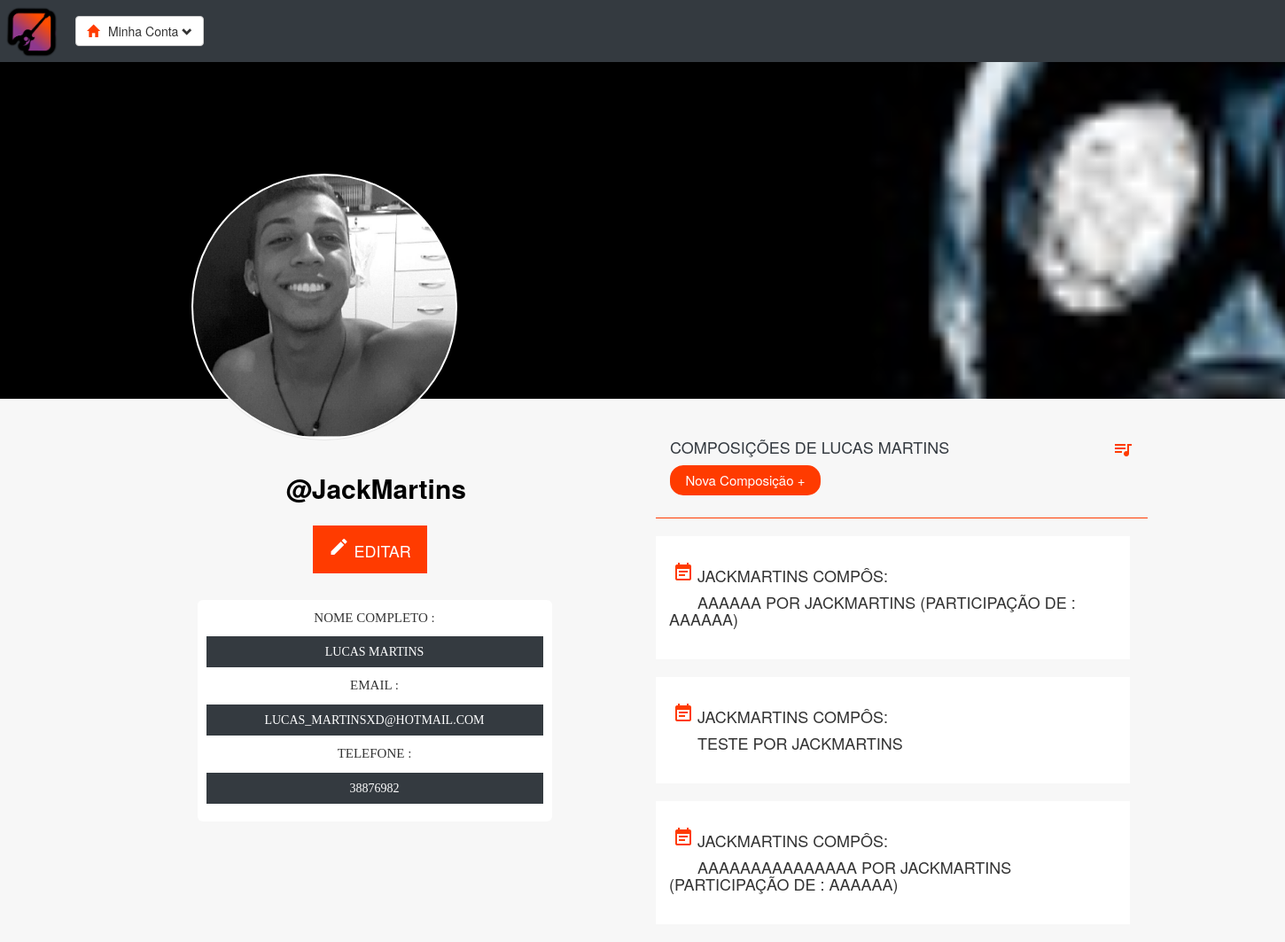
Screenshot of /teste.php (signed in) with the database file from the repository.
### tables this page shows
CREATE TABLE `usuario` (
  `id` int(10) UNSIGNED NOT NULL,
  `nome_completo` varchar(200) DEFAULT NULL,
  `nomedeusuario` varchar(100) DEFAULT NULL,
  `telefone` int(11) DEFAULT NULL,
  `email` varchar(50) DEFAULT NULL,
  `senha` varchar(200) DEFAULT NULL,
  `fotoperfil` varchar(200) DEFAULT NULL,
  `fotocapa` varchar(200) DEFAULT NULL
);

CREATE TABLE `publicacao` (
  `id` int(10) UNSIGNED NOT NULL,
  `usuario_id` int(10) DEFAULT NULL,
  `data_hora` datetime NOT NULL,
  `titulo` varchar(50) DEFAULT NULL,
  `categoria` varchar(45) DEFAULT NULL,
  `texto` varchar(1500) DEFAULT NULL,
  `participacao` varchar(45) DEFAULT NULL,
  `produzido` varchar(45) DEFAULT NULL,
  `escrito` varchar(45) DEFAULT NULL,
  `soundcloud` varchar(200) DEFAULT NULL,
  `youtube` varchar(200) DEFAULT NULL
);

### teste.php (the view, shortened to what this page needs)
<?php
include_once 'conexao.php';
try {
    $conn = new PDO("mysql:host=$servername;dbname=$mydb", $username, $password);
    $conn->setAttribute(PDO::ATTR_ERRMODE, PDO::ERRMODE_EXCEPTION);
    $sessaoid = $_SESSION['id'];
	$stmt = $conn->prepare("SELECT publicacao.id as idpost,publicacao.titulo,publicacao.texto,publicacao.participacao,publicacao.produzido,publicacao.escrito,publicacao.soundcloud,publicacao.youtube,publicacao.categoria,publicacao.data_hora,usuario.id,usuario.nomedeusuario,usuario.nome_completo,usuario.fotoperfil,usuario.fotocapa,usuario.email,usuario.telefone,usuario.senha from publicacao,usuario where usuario.id = $sessaoid  group by publicacao.data_hora;");
   $stmt->execute();
    $publii = $stmt->fetch();
}catch(PDOException $e)
    {
		echo $e;
    }
try {
    $conn = new PDO("mysql:host=$servername;dbname=$mydb", $username, $password);
    $conn->setAttribute(PDO::ATTR_ERRMODE, PDO::ERRMODE_EXCEPTION);
    $sessaoid = $_SESSION['id'];
	$stmt = $conn->prepare("SELECT publicacao.id as idpost,publicacao.titulo,publicacao.texto,publicacao.participacao,publicacao.produzido,publicacao.escrito,publicacao.soundcloud,publicacao.youtube,publicacao.categoria,publicacao.data_hora,usuario.id,usuario.nomedeusuario,usuario.nome_completo,usuario.fotoperfil,usuario.fotocapa,usuario.email,usuario.telefone from publicacao,usuario where publicacao.usuario_id = usuario.id and $sessaoid = publicacao.usuario_id group by publicacao.data_hora;");
   $stmt->execute();
    $publi = $stmt->fetchAll();
}catch(PDOException $e)
    {
		echo $e;
    }
?>
<!DOCTYPE html>
<html lang="pt-br">
<head>
  <link rel="stylesheet" href="https://maxcdn.bootstrapcdn.com/bootstrap/3.3.7/css/bootstrap.min.css">
  <link rel="stylesheet" type="text/css" href="css/teste.css"?/>
  <link rel="stylesheet" href="notifier-master/dist/css/notifier.min.css">
</head>
<body>
<div id="wrapper">
<?php include_once'template/navperfil.php';?>
<div class="row">
    <div class="col-md-12">
        <div class="fb-profile-block">
            <div class="fb-profile-block-thumb">
                <img id="mina" src="<?php echo $publii['fotocapa'];?>" alt="" title="">
            </div>
            <div class="profile-img">
                <a href="#"><img src="<?php echo $publii['fotoperfil'];?>" alt="" title=""></a>
            </div>
        </div>
    </div>
</div>
 <div class="container">
    <div class="row">
     <div class="col-md-5 col-md-offset-1">
      <div class="sobre_usuario">
        <p class="seila">@<?php echo $publii['nomedeusuario'];?></p>
        <div class="sobre_dados">
            <button type="button" data-toggle="modal" data-target="#exampleModal" data-whatevernome="<?php echo $publii['nome_completo']; ?>" data-whatevernomedeusuario="<?php echo $publii['nomedeusuario']; ?>"data-whatevertelefone="<?php echo $publii['telefone']; ?>" data-whateveremail="<?php echo $publii['email']; ?>" data-whateversenha="<?php echo $publii['senha']; ?>" class="editar"><i class="material-icons">&#xE254;</i>Editar</button>
        </div>
        <div class="col-md-6 sobre">
                Nome Completo :
                   <div>
                       <h5><?php echo $publii['nome_completo'];?></h5>
                   </div>
               Email :
               <div>
                   <h5><?php echo $publii['email'];?></h5>
               </div>
               Telefone :
               <div>
                    <h5><?php echo $publii['telefone'];?></h5>
               </div>
        </div>
      </div>
     </div>
		<div class="col-md-6 ">
            <div class="headercomposicao text-left">
                <h4 class="h4cor">COMPOSIÇÕES DE <?php echo strtoupper($_SESSION['nome']);?><i class="material-icons pull-right" style="color:#ff3b00;">&#xE03D;</i></h4>
                <a href="publicacaonova.php"><button type="submit" class="button1">Nova Composição +</button></a>
            </div>
            <?php foreach ($publi as $row) {?>
            <a href="publicacao1.php?id=<?php echo $row['idpost'];?>">
             <div class="composicao">
                 <i class="material-icons thumbnail pull-left" style="color:#ff3b00;">&#xE616;</i>
               <h4><?php echo($row['nomedeusuario']);?> Compôs:</h4>
                 <h4><?php echo $row['titulo'];?> por <?php echo $row['nomedeusuario'];?>
                       <?php if(strlen($row['participacao']) != 0){
                        echo '(Participação de : '.$row['participacao'].')';
                    }?></h4>
                </div>
            </a>
                    <?php } ?>
                </div>
            </div>
    </div>
</div>
</body>
</html>

### css/teste.css (style rules this page uses)
body { background-color:white; }
#wrapper { width: 100%; margin: 0 auto; background-color:#f7f7f7; }
html { overflow-x:hidden; }
.sobre_usuario { background-color:rgba(240, 248, 255, 0); width: 280px; height: 230px; z-index: 8000; margin-top: 10px; border-radius: 15px; }
.seila { color: #000000; margin:5px 90px auto; margin-top:80px; margin-left: 70px; font-weight: 700; font-size: 30px; outline:none; text-decoration: none; }
.fb-profile-block { margin: auto; position: relative; width: 120%; margin-right: 150px; }
img { width: 110%; height: auto; }
.fb-profile-block-thumb { display: block; height: 400px; width: 100%; margin-right: 10px; overflow: hidden; position: relative; text-decoration: none; background-position: 0 50%; background-size: 100% auto; }
.profile-img a { bottom: 15px; box-shadow: none; display: block; left: 15px; padding:1px; position: absolute; height: 160px; width: 160px; z-index:9; }
.profile-img img { background-color: #fff; box-shadow: 0 1px 1px rgba(29, 28, 28, 0.07); box-shadow: 0 1px 1px rgba(0, 0, 0, 0.07); height:300px; padding: 2px; width:300px; margin: 5px auto; margin-left: 200px; margin-top: -80px; border-radius: 50%; }

### teste.php (style rules this page uses)
.thumbnail { color:#9a9a9a; background: none; border: 0; }
a { text-decoration: none; color:#9a9a9a; }
#wrapper { width: 100%; margin-top: 50px; }
a:link { text-decoration: none; }
.sobre_dados { margin:20px 0px 20px 00px; }
.editar { padding:10px 16px; font-size:18px; border:2px solid black; background-color: #ff3b00; text-transform: uppercase; color:white; margin-left: 100px; border-color: #ff3b00; }
.editar i { margin-right:5px; color: white; }
.sobre { width:400px; background-color:white; border-radius: 6px; padding:10px 10px; margin:10px 0px; margin-left: -30px; text-align:center; text-transform: uppercase; font-family: Apple Chancery, cursive; font-size: 15px; }
.sobre h5 { background-color: rgb(52, 58, 64); padding:10px 5px; color:white; }
.headercomposicao { padding:25px 16px; margin:10px 0px 0px 0px; border-bottom: 1px solid #ff3b00; color:#9a9a9a; }
.headercomposicao i { color:#dd1111; }
.composicao { background-color: white; padding:25px 15px; margin:20px 20px 20px 0px; }
.composicao h4 { color:#333; text-transform: uppercase; text-decoration: none; }
.h4cor { color: rgb(52, 58, 64); }

### rows the page displays
usuario: fotocapa (picture), fotoperfil (picture), nomedeusuario "JackMartins", nome_completo "LUCAS MARTINS", email "LUCAS_MARTINSXD@HOTMAIL.COM", telefone "38876982"
publicacao: usuario.nomedeusuario "JACKMARTINS", titulo "AAAAAA", participacao "AAAAAA"
publicacao: usuario.nomedeusuario "JACKMARTINS", titulo "TESTE"
publicacao: usuario.nomedeusuario "JACKMARTINS", titulo "AAAAAAAAAAAAAAA", participacao "AAAAAA"

### other values shown
$_SESSION['nome'] "LUCAS MARTINS"
